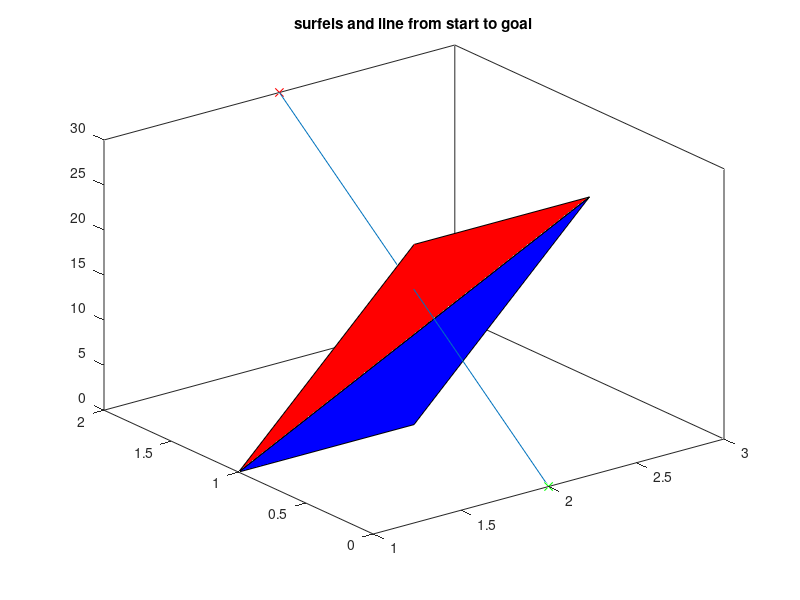

MATLAB code to generate this figure: (Note: this script raises an error after producing the figure.)
clear all; close all; clc

addpath 'C:\Users\sjhar\OneDrive\Desktop\TriangleRayIntersection'
addpath 'C:\Users\sjhar\OneDrive\Desktop\gif\gif'

addpath 'C:\Users\sjhar\Desktop\TriangleRayIntersection'
addpath 'C:\Users\sjhar\Desktop\gif\gif'

% define figure properties
opts.width      = 8;
opts.height     = 6;
opts.fontType   = 'Times';
opts.fontSize   = 9;


facets = [];

% verts (Nx3 array of verts)
% isObs (is it a size wall or polytope obstacle)
% obsID (ID for polytope obstacle it belongs to)

verts = [1 1 0; 2 1 0;  3 1 20; 2 1 20]; % a line that translates its length in x over the course of 20 seconds
start = [2 0 0];
finish = [2 2 30];
figure; hold on; box on; title('surfels and line from start to goal')
fig = gcf;
fill3(verts(1:3,1),verts(1:3,2),verts(1:3,3),'b');
fill3(verts([1,3,4],1),verts([1,3,4],2),verts([1,3,4],3),'r');
plot3(start(1),start(2),start(3),'gx');
plot3(finish(1),finish(2),finish(3),'rx');
plot3([start(1) finish(1)],[start(2) finish(2)],[start(3) finish(3)])
% finish = start + dir
% thus dir = finish-start
[intersect, t, u, v, xcoor] = TriangleRayIntersection (start, finish-start, verts(1,:),verts(2,:),verts(3,:),'lineType','segment','border','exclusive')
[intersect2, t2, u2, v2, xcoor2] = TriangleRayIntersection (start, finish-start, verts(1,:),verts(3,:),verts(4,:),'lineType','segment')
plot3(xcoor(1),xcoor(2),xcoor(3),'cx')
legend('tri 1','tri 2','start','goal','','intersection')
% scaling
fig.Units               = 'centimeters';
fig.Position(3)         = opts.width;
fig.Position(4)         = opts.height;

% set text properties
set(fig.Children, ...
    'FontName',     'Times', ...
    'FontSize',     9);

% remove unnecessary white space
set(gca,'LooseInset',max(get(gca,'TightInset'), 0.02))
xlabel('x [m]')
ylabel('y [m]')
zlabel('t [s]')
view([36 30])

%% this code is required to vectorize the edge, triangle intersection checking
all_pts = [verts; start; finish];
all_surfels = [verts(1,:),verts(2,:),verts(3,:);verts(1,:),verts(3,:),verts(4,:)]
figure; hold on; box on; title('all vertices and start and finish')
view([36 30])
plot3(start(1),start(2),start(3),'gx');
plot3(finish(1),finish(2),finish(3),'rx');
plot3(verts(:,1),verts(:,2),verts(:,3),'cx')

num_pts = size(all_pts,1); % number of rows
all_pts_idx = 1:1:num_pts; % array of all possible pt idx
all_pt_combos = nchoosek(all_pts_idx,2); % each row of this matrix is a combination of 2 point idxs

all_ray_starts = all_pts(all_pt_combos(:,1),:); % take all cols of all_pts at the row provided by the first col of all combos
all_ray_ends = all_pts(all_pt_combos(:,2),:); % take all cols of all_pts at the row provided by the second col of all combos
all_ray_dirs = all_ray_ends - all_ray_starts; % TriangleRayIntersection takes a ray direction which is end minus beginning
num_rays = size(all_ray_starts,1);
figure; hold on; box on; title('all rays casted')
fig = gcf;
% scaling
fig.Units               = 'centimeters';
fig.Position(3)         = opts.width;
fig.Position(4)         = opts.height;

% set text properties
set(fig.Children, ...
    'FontName',     'Times', ...
    'FontSize',     9);

% remove unnecessary white space
set(gca,'LooseInset',max(get(gca,'TightInset'), 0.02))
xlabel('x [m]')
ylabel('y [m]')
zlabel('t [s]')
view([36 30])
for i = 1:1:num_rays
    plot3([all_ray_starts(i,1), all_ray_ends(i,1)],[all_ray_starts(i,2), all_ray_ends(i,2)],[all_ray_starts(i,3), all_ray_ends(i,3)],'LineWidth',2)
end
figure; hold on; box on; title('vgraph')
fig = gcf;
% scaling
fig.Units               = 'centimeters';
fig.Position(3)         = opts.width;
fig.Position(4)         = opts.height;

% set text properties
set(fig.Children, ...
    'FontName',     'Times', ...
    'FontSize',     9);

% remove unnecessary white space
set(gca,'LooseInset',max(get(gca,'TightInset'), 0.02))
xlabel('x [m]')
ylabel('y [m]')
zlabel('t [s]')
view([36 30])
for i = 1:1:num_rays
    plot3([all_ray_starts(i,1), all_ray_ends(i,1)],[all_ray_starts(i,2), all_ray_ends(i,2)],[all_ray_starts(i,3), all_ray_ends(i,3)],'g','LineWidth',2)
end
num_surfels = size(all_surfels,1);
all_ray_idx = 1:1:num_rays;
all_surfel_idx = 1:1:num_surfels;
all_surfel_ray_combos = table2array(combinations(all_ray_idx,all_surfel_idx));

all_ray_starts_repeated = all_ray_starts(all_surfel_ray_combos(:,1),:);
all_ray_ends_repeated = all_ray_ends(all_surfel_ray_combos(:,1),:);
all_ray_dirs_repeated = all_ray_dirs(all_surfel_ray_combos(:,1),:);
all_surfels_repeated = all_surfels(all_surfel_ray_combos(:,2),:);

[intersects, ts, us, vs, xcoors] = TriangleRayIntersection (all_ray_starts_repeated, all_ray_dirs_repeated, all_surfels_repeated(:,1:3),all_surfels_repeated(:,4:6),all_surfels_repeated(:,7:9),'lineType','segment','border','exclusive');

intersects_idx = find(intersects);
for k = 1:1:length(intersects_idx)
    i = intersects_idx(k);
    plot3([all_ray_starts_repeated(i,1), all_ray_ends_repeated(i,1)],[all_ray_starts_repeated(i,2), all_ray_ends_repeated(i,2)],[all_ray_starts_repeated(i,3), all_ray_ends_repeated(i,3)],'r','LineWidth',2)
    plot3(rmmissing(xcoors(i,1)),rmmissing(xcoors(i,2)),rmmissing(xcoors(i,3)),'cx','MarkerSize',10)
end
fill3(verts(1:3,1),verts(1:3,2),verts(1:3,3),'b','FaceAlpha',0.3);
fill3(verts([1,3,4],1),verts([1,3,4],2),verts([1,3,4],3),'b','FaceAlpha',0.3);

%% discard rays that are too high in velocity
% ray slope is rise over run
% rise is delta t
all_delta_ts = all_ray_ends(:,3) - all_ray_starts(:,3);
% run is change in total length regardless of x or y
all_delta_xs = all_ray_ends(:,1) - all_ray_starts(:,1);
all_delta_ys = all_ray_ends(:,2) - all_ray_starts(:,2);
all_delta_dist = (all_delta_xs.^2 + all_delta_ys.^2).^0.5;
all_slopes = all_delta_ts./all_delta_dist;

speed_violation_idx = find(all_slopes == 0);
for l = 1:1:length(speed_violation_idx)
    i = speed_violation_idx(l);
    plot3([all_ray_starts(i,1), all_ray_ends(i,1)],[all_ray_starts(i,2), all_ray_ends(i,2)],[all_ray_starts(i,3), all_ray_ends(i,3)],'k','LineWidth',2)
end

%% interpolation code for a shape
dt = 1;
% for each shape
% get shape.verts
verts = [1 1 0 1; 2 1 0 2;  3 1 20 2; 2 1 20 1]; % a line that translates its length in x over the course of 20 seconds
% columns of verts are x,y,t,id
% for number of unique time values in verts...
unique_times = unique(verts(:,3));
num_unique_times = length(unique(verts(:,3)));

unique_verts = unique(verts(:,4));
num_unique_verts = length(unique(verts(:,4)));

dense_times = [];
for i = 2:1:num_unique_times
    new_times = unique_times(i-1):dt:unique_times(i);
    dense_times = [dense_times; new_times'];
end
dense_times = unique(dense_times);
num_dense_times = length(dense_times);

for i = 1:1:num_unique_verts
    this_vert_id = unique_verts(i);
    this_vert_rows = find(verts(:,4)==this_vert_id);
    this_vert_x = verts(this_vert_rows,1);
    this_vert_y = verts(this_vert_rows,2);
    this_vert_t = verts(this_vert_rows,3);

    this_vert_dense_x = interp1(this_vert_t,this_vert_x,dense_times);
    this_vert_dense_y = interp1(this_vert_t,this_vert_y,dense_times);
    this_vert_id_repeated = ones(num_dense_times,1);
    verts = [verts; this_vert_dense_x this_vert_dense_y dense_times this_vert_id_repeated];
end

% will need to remove duplicate rows

% end for each shape

figure; hold on; box on; title('all vertices, interpolated, and start and finish')
fig = gcf;
% scaling
fig.Units               = 'centimeters';
fig.Position(3)         = opts.width;
fig.Position(4)         = opts.height;

% set text properties
set(fig.Children, ...
    'FontName',     'Times', ...
    'FontSize',     9);

% remove unnecessary white space
set(gca,'LooseInset',max(get(gca,'TightInset'), 0.02))
xlabel('x [m]')
ylabel('y [m]')
zlabel('t [s]')
plot3(start(1),start(2),start(3),'gx');
plot3(finish(1),finish(2),finish(3),'rx');
plot3(verts(:,1),verts(:,2),verts(:,3),'cx')
view([36 30])

close all;
%% create an animation for moving line
for i = 1:num_dense_times
    hold on; box on; title('animation of moving two point wall')
    fig = gcf;
    % scaling
    fig.Units               = 'centimeters';
    fig.Position(3)         = opts.width;
    fig.Position(4)         = opts.height;
    set(gcf,'color','white')
    % set text properties
    set(fig.Children, ...
        'FontName',     'Times', ...
        'FontSize',     9);

    % remove unnecessary white space
    set(gca,'LooseInset',max(get(gca,'TightInset'), 0.02))
    xlabel('x [m]')
    ylabel('y [m]')
    ylim([0 2])
    xlim([0 4])
    % for each poly
    % this polys verts
    % need to get x y and z coords at this time
    cur_time = dense_times(i);
    cur_time_locations = find(verts(:,3) == cur_time);
    cur_x = verts(cur_time_locations,1);
    cur_y = verts(cur_time_locations,2);
    fill(cur_x,cur_y,'b','FaceAlpha',0.2);
    if i == 1
        gif('moving_wall_demo.gif','LoopCount',1,'DelayTime',dt)
    else
        gif
    end
    delete(gca)
end



% https://www.mathworks.com/matlabcentral/fileexchange/33073-triangle-ray-intersection
% https://en.wikipedia.org/wiki/Intersection_of_a_polyhedron_with_a_line
% https://www.mathworks.com/help/matlab/visualize/multifaceted-patches.html
% at each time t, calculate P
% ir for all points on all bodies that are candidates for collision
% select one point P
% jr on body j and test if it is inside body i
% cast an infinite ray in any direction from P
% jr and compute intersections with all facets on body i
% if there are an even number of intersections, P
% jr is not inside body i
% if there are an odd number of intersections, P
% jr is inside body i
% works for concavities, holes and self-crossing and is independent of CW versus CCW boundary
% ray-facet intersection is similar to edge-facet intersection described below
% point in polygon does not always work for thin bodies (may need edge intersection)
%
